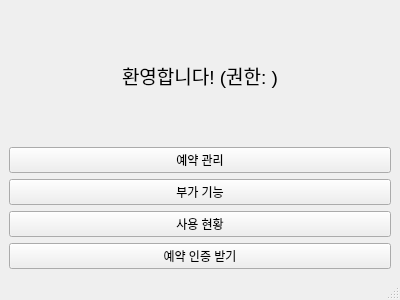
<?xml version="1.0" encoding="UTF-8"?>
<ui version="4.0">
 <class>HomeWindow</class>
 <widget class="QMainWindow" name="HomeWindow">
  <property name="geometry">
   <rect>
    <x>0</x>
    <y>0</y>
    <width>400</width>
    <height>300</height>
   </rect>
  </property>
  <property name="windowTitle">
   <string>홈</string>
  </property>
  <widget class="QWidget" name="centralwidget">
   <layout class="QVBoxLayout" name="verticalLayout">
    <item>
     <widget class="QLabel" name="welcomeLabel">
      <property name="font">
       <font>
        <pointsize>14</pointsize>
       </font>
      </property>
      <property name="text">
       <string>환영합니다! (권한: )</string>
      </property>
      <property name="alignment">
       <set>Qt::AlignCenter</set>
      </property>
     </widget>
    </item>
    <item>
     <layout class="QVBoxLayout" name="buttonLayout">
      <item>
       <widget class="QPushButton" name="reservationBtn">
        <property name="text">
         <string>예약 관리</string>
        </property>
       </widget>
      </item>
      <item>
       <widget class="QPushButton" name="extraBtn">
        <property name="text">
         <string>부가 기능</string>
        </property>
       </widget>
      </item>
      <item>
       <widget class="QPushButton" name="usageBtn">
        <property name="text">
         <string>사용 현황</string>
        </property>
       </widget>
      </item>
      <item>
       <widget class="QPushButton" name="checkReservationBtn">
        <property name="text">
         <string>예약 인증 받기</string>
        </property>
       </widget>
      </item>
     </layout>
    </item>
   </layout>
  </widget>
  <widget class="QStatusBar" name="statusbar"/>
 </widget>
 <resources/>
 <connections/>
</ui>
